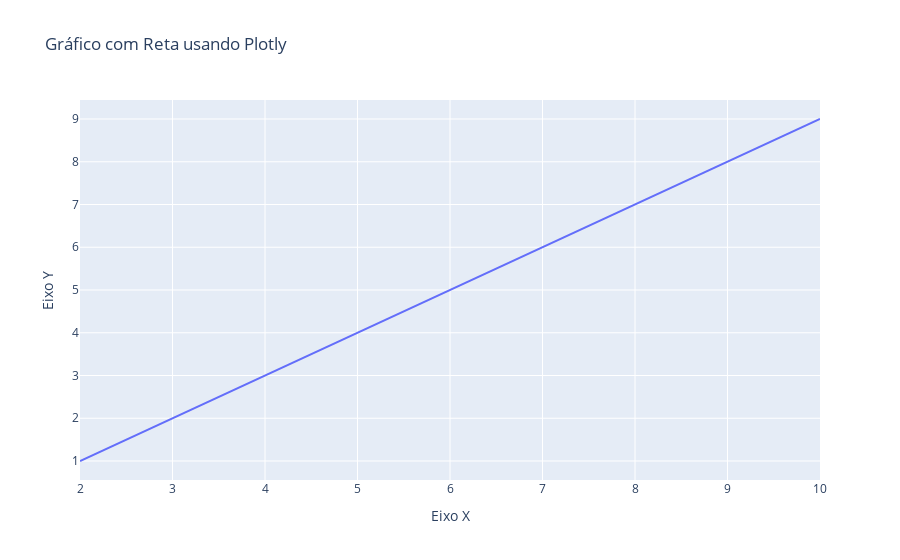

Notebook cell for this chart:
### Code cell
import plotly.graph_objects as go

def calcular_reta(x1, y1, x2, y2, x_max):
    m = (y2 - y1) / (x2 - x1)
    b = y1 - m * x1

    x = [x1, x2]
    y = [y1, y2]
    while x[-1] < x_max:
        x.append(x[-1] + 1)
        y.append(m * x[-1] + b)
    
    return x, y

# Pontos iniciais
x1, y1 = 2, 1
x2, y2 = 3, 2

x_max = 10  # Defina o valor máximo de x para a continuação da reta

x, y = calcular_reta(x1, y1, x2, y2, x_max)

fig = go.Figure()

fig.add_trace(go.Scatter(x=x, y=y, mode='lines', name='Reta'))

fig.update_layout(title='Gráfico com Reta usando Plotly',
                  xaxis_title='Eixo X',
                  yaxis_title='Eixo Y')

fig.show()

### Figure 1 — Plotly figure (JSON) as saved in the notebook; plotly's stock layout.template omitted (floating-point values rounded to 4 significant figures)
{"data": [{"mode": "lines", "name": "Reta", "type": "scatter", "x": [2, 3, 4, 5, 6, 7, 8, 9, 10], "y": [1, 2, 3, 4, 5, 6, 7, 8, 9]}], "layout": {"title": {"text": "Gráfico com Reta usando Plotly"}, "xaxis": {"title": {"text": "Eixo X"}}, "yaxis": {"title": {"text": "Eixo Y"}}}}
